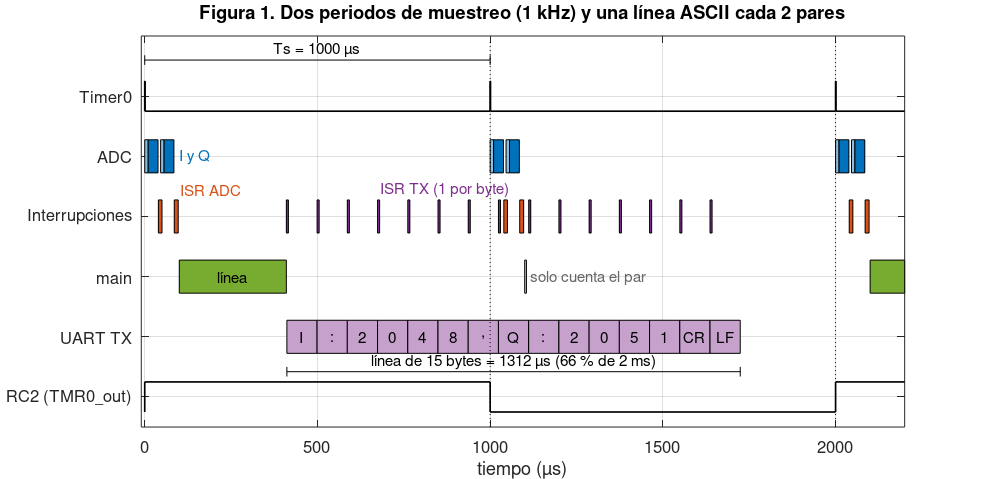
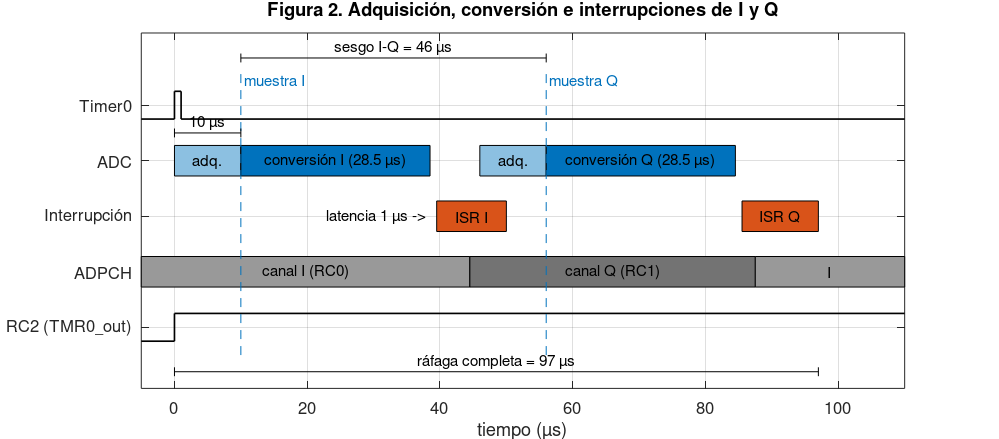
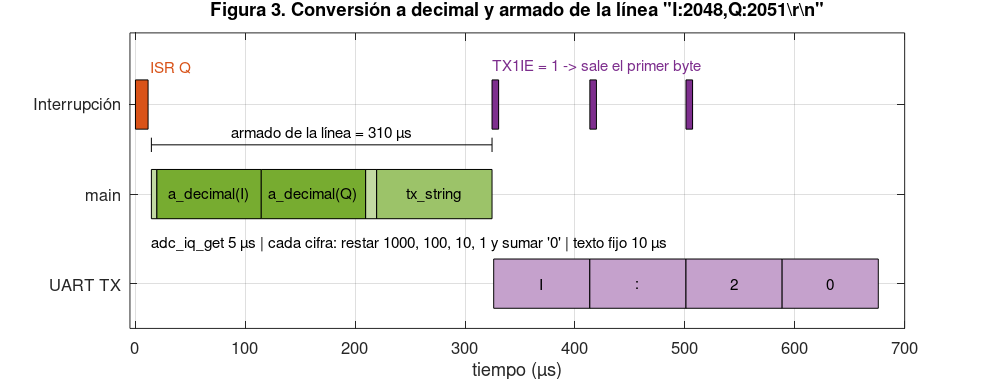
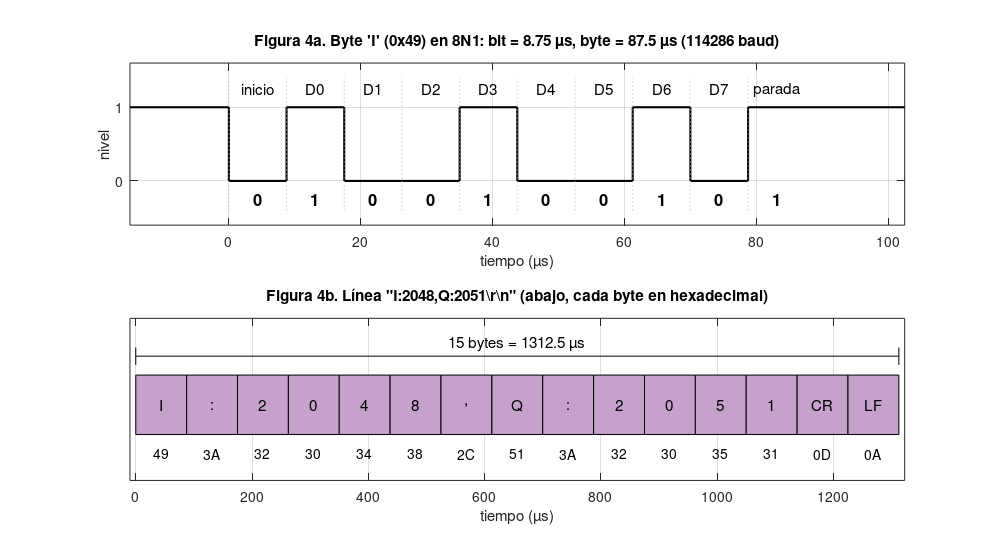

Reproduce these figures in MATLAB, in order.
function generar_diagramas_tiempo()
% GENERAR_DIAGRAMAS_TIEMPO  Diagramas de tiempo del ADC y la UART - Micro 3
%
% El PIC muestrea I y Q a 1 kHz y manda una linea de texto
% "I:2048,Q:2051\r\n" cada 2 pares (500 lineas por segundo).
%
% Genera 5 figuras (PNG) en la carpeta "figuras" junto a este archivo:
%   fig1_periodo_2ms.png      dos periodos de muestreo y una linea en la UART
%   fig2_rafaga_IQ.png        adquisicion y conversion de I y Q
%   fig3_armado_linea.png     conversion a decimal y armado de la linea
%   fig4_byte_linea.png       un byte 8N1 y la linea de 15 bytes
%   fig5_ocupacion_linea.png  por que se manda 1 linea cada 2 pares
%
% Los tiempos de CPU son ESTIMADOS (conteo de instrucciones). Cuando se
% midan con el osciloscopio, cambiar los valores de la seccion 2 y volver
% a correr el script.
%
% Requiere MATLAB R2020a o mas nuevo (archivo en UTF-8). Tambien corre en
% GNU Octave 6 o mas nuevo.

close all;
set(0, 'DefaultTextInterpreter', 'none');
set(0, 'DefaultAxesTickLabelInterpreter', 'none');
carpeta = fullfile(fileparts(mfilename('fullpath')), 'figuras');
if ~exist(carpeta, 'dir')
    mkdir(carpeta);
end

%% 1. Datos del microcontrolador (PIC16F18426)
Fosc = 16e6;               % oscilador interno [Hz]
Tcy  = 4/Fosc;             % ciclo de instruccion = 250 ns
TAD  = 32/Fosc;            % reloj del ADC: Fosc/32 = 2 us
Tconv = 14*TAD + 2*Tcy;    % conversion de 12 bits (datasheet AD22) = 28,5 us

% Timer0: Fosc/4, prescaler 1:16, TMR0H = 249  ->  periodo de muestreo
Ts = (249+1) * 16 * Tcy;   % = 1 ms

% UART: BRGH = 1, BRG16 = 1, SP1BRG = 34
SPBRG  = 34;
baud   = Fosc/(4*(SPBRG+1));   % = 114 286 baud (nominal 115200)
Tbit   = 1/baud;               % = 8,75 us
Tbyte  = 10*Tbit;              % 8N1 = 10 bits = 87,5 us
pares_por_linea = 2;           % ADC_PARES_POR_LINEA en adc_ascii.h

%% 2. Tiempos (en microsegundos)
us = 1e6;
t_acq   = 10;            % adquisicion, caso A (ADACQ = 160, unidad 62,5 ns). Medir: prueba 4.16
t_conv  = Tconv*us;      % 28,5
t_lat   = 1;             % latencia de interrupcion 3-4 Tcy (datasheet)
t_go_q  = 6.5;           % desde que entra la ISR de I hasta ADGO = 1  [ESTIMADO]
t_isr_i = 10.5;          % duracion ISR de I  [ESTIMADO]
t_isr_q = 11.5;          % duracion ISR de Q  [ESTIMADO]
t_poll  = 3;             % main se da cuenta de que hay par nuevo  [ESTIMADO]
t_get   = 5;             % adc_iq_get() + contar pares  [ESTIMADO]
t_dec   = 95;            % a_decimal() de un numero de 4 cifras  [ESTIMADO]
t_arm   = 10;            % poner 'I' ':' ',' 'Q' ':' CR LF  [ESTIMADO]
t_tx    = 105;           % tx_string(): strlen + copiar 15 bytes al buffer  [ESTIMADO]
t_txisr = 6;             % ISR de TX, una por byte  [ESTIMADO]
t_bit   = Tbit*us;
t_byte  = Tbyte*us;
t_Ts    = Ts*us;

% instantes de la rafaga (desde el disparo del Timer0)
I_muestra = t_acq;
I_adif    = I_muestra + t_conv;
isrI_ini  = I_adif + t_lat;
isrI_fin  = isrI_ini + t_isr_i;
Q_go      = isrI_ini + t_go_q;
Q_muestra = Q_go + t_acq;
Q_adif    = Q_muestra + t_conv;
isrQ_ini  = Q_adif + t_lat;
isrQ_fin  = isrQ_ini + t_isr_q;
% main (en el tick en que toca mandar la linea)
m_ini  = isrQ_fin + t_poll;
m_get  = m_ini + t_get;
m_decI = m_get + t_dec;
m_decQ = m_decI + t_dec;
m_arm  = m_decQ + t_arm;
m_tx   = m_arm + t_tx;
tx_ini = m_tx + 1.5;
n_lin  = 15;                    % "I:4095,Q:4095\r\n"
t_lin  = n_lin*t_byte;
T_lin  = pares_por_linea*t_Ts;  % una linea cada 2 ms

fprintf('\n--- Tiempos usados en las figuras ---\n');
fprintf('Periodo de muestreo         %8.1f us\n', t_Ts);
fprintf('Conversion por canal        %8.1f us\n', t_conv);
fprintf('Rafaga I+Q completa         %8.1f us\n', isrQ_fin);
fprintf('Sesgo muestra I -> Q        %8.1f us\n', Q_muestra - I_muestra);
fprintf('Armado de la linea (main)   %8.1f us\n', m_tx - m_ini);
fprintf('Baud real                   %8.0f baud (error %.2f %%)\n', baud, (baud/115200-1)*100);
fprintf('Byte 8N1                    %8.2f us\n', t_byte);
fprintf('Linea de 15 bytes           %8.1f us (%.1f %% de %.0f ms)\n', t_lin, 100*t_lin/T_lin, T_lin/1000);
fprintf('Una linea por par           %8.1f %% de la linea: no cabe\n\n', 100*t_lin/t_Ts);

% colores (los de MATLAB por defecto)
azul    = [0 0.4470 0.7410];
naranja = [0.8500 0.3250 0.0980];
verde   = [0.4660 0.6740 0.1880];
morado  = [0.4940 0.1840 0.5560];
rojo    = [0.6350 0.0780 0.1840];
gris    = [0.6 0.6 0.6];
claro   = @(c) c + (1-c)*0.55;
txt15   = {'I',':','2','0','4','8',',','Q',':','2','0','5','1','CR','LF'};

%% Figura 1: dos periodos de muestreo y una linea en la UART
f = nueva_figura([100 100 1000 480]);
ax = gca; hold on;
filas = {'RC2 (TMR0_out)', 'UART TX', 'main', 'Interrupciones', 'ADC', 'Timer0'};
tfin = 2200;
% Timer0: pulso en cada coincidencia
senal_digital([0 0; 0 1; 1 0; 1000 1; 1001 0; 2000 1; 2001 0], 6, tfin);
for p = [0 1000 2000]
    bloque(p, p+I_muestra, 5, claro(azul), '');
    bloque(p+I_muestra, p+I_adif, 5, azul, '');
    bloque(p+Q_go, p+Q_muestra, 5, claro(azul), '');
    bloque(p+Q_muestra, p+Q_adif, 5, azul, '');
    bloque(p+isrI_ini, p+isrI_fin, 4, naranja, '');
    bloque(p+isrQ_ini, p+isrQ_fin, 4, naranja, '');
end
text(Q_adif+15, 5, 'I y Q', 'Color', azul, 'FontSize', 11);
% ISR de TX: una por byte
t_isr_tx = [m_tx, tx_ini + (1:n_lin-1)*t_byte];
for k = 1:numel(t_isr_tx)
    bloque(t_isr_tx(k), t_isr_tx(k)+t_txisr, 4, morado, '');
end
text(isrQ_fin+8, 4.45, 'ISR ADC', 'Color', naranja, 'FontSize', 11);
text(t_isr_tx(4)+8, 4.45, 'ISR TX (1 por byte)', 'Color', morado, 'FontSize', 11);
% main: arma la linea en el tick 0; en el tick 1000 solo cuenta el par
bloque(m_ini, m_tx, 3, verde, 'línea');
bloque(1000+m_ini, 1000+m_get, 3, claro(verde), '');
text(1000+m_get+12, 3, 'solo cuenta el par', 'FontSize', 11, 'Color', [0.4 0.4 0.4]);
bloque(2000+m_ini, tfin, 3, verde, '');
% UART: 15 bytes
for k = 1:n_lin
    bloque(tx_ini+(k-1)*t_byte, tx_ini+k*t_byte, 2, claro(morado), txt15{k});
end
cota(tx_ini, tx_ini+t_lin, 1.42, sprintf('línea de 15 bytes = %.0f µs (%.0f %% de %.0f ms)', t_lin, 100*t_lin/T_lin, T_lin/1000));
% RC2 con ADC_PIN_PRUEBA = 2: TMR0_out cambia en cada coincidencia
senal_digital([0 0; 0 1; 1000 0; 2000 1], 1, tfin);
cota(0, 1000, 6.6, sprintf('Ts = %.0f µs', t_Ts));
plot([1000 1000], [0.5 6.9], 'k:');
plot([2000 2000], [0.5 6.9], 'k:');
terminar(ax, filas, [-10 tfin], [0.5 7], ...
    'Figura 1. Dos periodos de muestreo (1 kHz) y una línea ASCII cada 2 pares');
guardar(f, carpeta, 'fig1_periodo_2ms');

%% Figura 2: rafaga de I y Q
f = nueva_figura([100 100 1000 440]);
ax = gca; hold on;
filas = {'RC2 (TMR0_out)', 'ADPCH', 'Interrupción', 'ADC', 'Timer0'};
senal_digital([-5 0; 0 1; 1 0], 5, 110);
bloque(0, I_muestra, 4, claro(azul), 'adq.');
bloque(I_muestra, I_adif, 4, azul, sprintf('conversión I (%.1f µs)', t_conv));
bloque(Q_go, Q_muestra, 4, claro(azul), 'adq.');
bloque(Q_muestra, Q_adif, 4, azul, sprintf('conversión Q (%.1f µs)', t_conv));
bloque(isrI_ini, isrI_fin, 3, naranja, 'ISR I');
bloque(isrQ_ini, isrQ_fin, 3, naranja, 'ISR Q');
bloque(-5, Q_go-1.5, 2, gris, 'canal I (RC0)');
bloque(Q_go-1.5, isrQ_ini+2, 2, [0.45 0.45 0.45], 'canal Q (RC1)');
bloque(isrQ_ini+2, 110, 2, gris, 'I');
senal_digital([-5 0; 0 1], 1, 110);
plot([I_muestra I_muestra], [0.5 5.6], '--', 'Color', azul);
plot([Q_muestra Q_muestra], [0.5 5.6], '--', 'Color', azul);
text(I_muestra+0.5, 5.45, 'muestra I', 'Color', azul, 'FontSize', 11);
text(Q_muestra+0.5, 5.45, 'muestra Q', 'Color', azul, 'FontSize', 11);
cota(0, I_muestra, 4.5, sprintf('%.0f µs', t_acq));
cota(I_muestra, Q_muestra, 5.85, sprintf('sesgo I-Q = %.0f µs', Q_muestra - I_muestra));
cota(0, isrQ_fin, 0.2, sprintf('ráfaga completa = %.0f µs', isrQ_fin));
text(I_adif-0.5, 3, sprintf('latencia %.2g µs ->', t_lat), 'HorizontalAlignment', 'right', 'FontSize', 11);
terminar(ax, filas, [-5 110], [-0.1 6.3], 'Figura 2. Adquisición, conversión e interrupciones de I y Q');
guardar(f, carpeta, 'fig2_rafaga_IQ');

%% Figura 3: armado de la linea
f = nueva_figura([100 100 1000 380]);
ax = gca; hold on;
o = isrQ_ini;   % tiempo relativo al inicio de la ISR de Q
filas = {'UART TX', 'main', 'Interrupción'};
bloque(0, isrQ_fin-o, 3, naranja, '');
text(isrQ_fin-o+2, 3.42, 'ISR Q', 'Color', naranja, 'FontSize', 11);
bloque(m_ini-o, m_get-o, 2, claro(verde), '');
bloque(m_get-o, m_decI-o, 2, verde, 'a_decimal(I)');
bloque(m_decI-o, m_decQ-o, 2, verde, 'a_decimal(Q)');
bloque(m_decQ-o, m_arm-o, 2, claro(verde), '');
bloque(m_arm-o, m_tx-o, 2, 0.5*(verde+claro(verde)), 'tx_string');
text(m_ini-o, 1.45, sprintf('adc_iq_get %.0f µs | cada cifra: restar 1000, 100, 10, 1 y sumar ''0'' | texto fijo %.0f µs', ...
     t_get, t_arm), 'FontSize', 11);
for tt = [m_tx, tx_ini+t_byte, tx_ini+2*t_byte]
    bloque(tt-o, tt-o+t_txisr, 3, morado, '');
end
text(m_tx-o, 3.42, 'TX1IE = 1 -> sale el primer byte', 'Color', morado, 'FontSize', 11);
for k = 1:4
    bloque(tx_ini-o+(k-1)*t_byte, tx_ini-o+k*t_byte, 1, claro(morado), txt15{k});
end
cota(m_ini-o, m_tx-o, 2.55, sprintf('armado de la línea = %.0f µs', m_tx - m_ini));
terminar(ax, filas, [-5 700], [0.5 3.8], 'Figura 3. Conversión a decimal y armado de la línea "I:2048,Q:2051\r\n"');
guardar(f, carpeta, 'fig3_armado_linea');

%% Figura 4: un byte y la linea
f = nueva_figura([100 100 1000 540]);
subplot(2,1,1); hold on;
bits = [0 1 0 0 1 0 0 1 0 1];   % inicio, 'I' = 0x49 con el LSB primero, parada
t = [-15, (0:9)*t_bit, 10*t_bit+15];
v = [1, bits, 1];
stairs(t, v, 'k', 'LineWidth', 1.5);
nom = {'inicio','D0','D1','D2','D3','D4','D5','D6','D7','parada'};
for k = 1:10
    text((k-0.5)*t_bit, 1.25, nom{k}, 'HorizontalAlignment', 'center', 'FontSize', 11);
    text((k-0.5)*t_bit, -0.25, num2str(bits(k)), 'HorizontalAlignment', 'center', 'FontSize', 12, 'FontWeight', 'bold');
    plot([(k-1) (k-1)]*t_bit, [-0.4 1.4], ':', 'Color', [0.7 0.7 0.7]);
end
ylim([-0.6 1.6]); xlim([-15 10*t_bit+15]);
set(gca, 'YTick', [0 1]);
grid on; box on;
xlabel('tiempo (µs)'); ylabel('nivel');
title(sprintf('Figura 4a. Byte ''I'' (0x49) en 8N1: bit = %.2f µs, byte = %.1f µs (%.0f baud)', t_bit, t_byte, baud));
subplot(2,1,2); hold on;
hex = {'49','3A','32','30','34','38','2C','51','3A','32','30','35','31','0D','0A'};
for k = 1:n_lin
    bloque((k-1)*t_byte, k*t_byte, 1, claro(morado), txt15{k});
    text((k-0.5)*t_byte, 0.55, hex{k}, 'HorizontalAlignment', 'center', 'FontSize', 10);
end
cota(0, n_lin*t_byte, 1.45, sprintf('15 bytes = %.1f µs', t_lin));
xlim([-10 n_lin*t_byte+10]); ylim([0.3 1.8]);
set(gca, 'YTick', []);
grid on; box on;
xlabel('tiempo (µs)');
title('Figura 4b. Línea "I:2048,Q:2051\r\n" (abajo, cada byte en hexadecimal)');
guardar(f, carpeta, 'fig4_byte_linea');

%% Figura 5: una linea por par no cabe; una cada 2 pares si
f = nueva_figura([100 100 1000 400]);
ax = gca; hold on;
filas = {'1 línea cada 2 pares', '1 línea por par', 'Timer0'};
tfin = 4500;
senal_digital([0 0; 0 1; 1 0; 1000 1; 1001 0; 2000 1; 2001 0; 3000 1; 3001 0; 4000 1; 4001 0], 3, tfin);
% una linea por par: la cola nunca se vacia y cada linea sale mas tarde
t0 = tx_ini;
for k = 0:2
    bloque(t0, t0+t_lin, 2, claro(rojo), sprintf('línea %d', k+1));
    t0 = t0 + t_lin;
end
text(tx_ini+3*t_lin-5, 2.45, sprintf('atraso +%.0f µs por línea', t_lin-t_Ts), 'HorizontalAlignment', 'right', 'Color', rojo, 'FontSize', 11);
% una linea cada 2 pares: cabe
for p = [0 2000]
    bloque(p+tx_ini, p+tx_ini+t_lin, 1, claro(morado), '');
end
bloque(4000+tx_ini, tfin, 1, claro(morado), '');
text(tx_ini+t_lin/2, 1, sprintf('%.0f µs', t_lin), 'HorizontalAlignment', 'center', 'FontSize', 11);
text(2000+tx_ini+t_lin/2, 1, sprintf('%.0f %% de la línea', 100*t_lin/T_lin), 'HorizontalAlignment', 'center', 'FontSize', 11);
for p = [1000 2000 3000 4000]
    plot([p p], [0.5 3.5], 'k:');
end
terminar(ax, filas, [-10 tfin], [0.4 3.6], ...
    sprintf('Figura 5. Una línea por par ocupa el %.0f %% (no cabe); una cada 2 pares, el %.0f %%', 100*t_lin/t_Ts, 100*t_lin/T_lin));
guardar(f, carpeta, 'fig5_ocupacion_linea');

fprintf('Figuras guardadas en: %s\n', carpeta);
end

% ------------------------------------------------------------------------
function f = nueva_figura(pos)
f = figure('Color', 'w', 'Position', pos);
% MATLAB R2025a o más nuevo con tema oscuro: forzar tema claro para que los
% nombres de las filas y los ejes se vean (y salgan bien en el PNG).
try
    set(f, 'Theme', 'light');
catch
end
end

function bloque(x0, x1, y, color, texto)
% Rectangulo de x0 a x1 centrado en la fila y, con texto opcional.
h = 0.55;
rectangle('Position', [x0, y-h/2, x1-x0, h], 'FaceColor', color, 'EdgeColor', 'k', 'LineWidth', 0.5);
if ~isempty(texto)
    text((x0+x1)/2, y, texto, 'HorizontalAlignment', 'center', 'FontSize', 11, 'Clipping', 'on');
end
end

function senal_digital(puntos, y, tfin)
% Dibuja una senal digital en la fila y. puntos = [t nivel] (nivel 0 o 1).
t = [puntos(:,1); tfin];
v = [puntos(:,2); puntos(end,2)];
stairs(t, y - 0.25 + 0.5*v, 'k', 'LineWidth', 1.2);
end

function cota(x0, x1, y, texto)
% Linea de cota con marcas en los extremos y el texto encima.
plot([x0 x1], [y y], 'k-', 'LineWidth', 0.6);
plot([x0 x0], [y-0.08 y+0.08], 'k-', 'LineWidth', 0.6);
plot([x1 x1], [y-0.08 y+0.08], 'k-', 'LineWidth', 0.6);
text((x0+x1)/2, y+0.04, texto, 'HorizontalAlignment', 'center', 'VerticalAlignment', 'bottom', 'FontSize', 11);
end

function terminar(ax, filas, xl, yl, titulo)
set(ax, 'YTick', 1:numel(filas), 'YTickLabel', filas, 'FontSize', 12);
xlim(xl); ylim(yl);
grid on; box on;
xlabel('tiempo (µs)');
title(titulo, 'Interpreter', 'none');
end

function guardar(f, carpeta, nombre)
set(f, 'PaperPositionMode', 'auto');
print(f, fullfile(carpeta, [nombre '.png']), '-dpng', '-r200');
end
